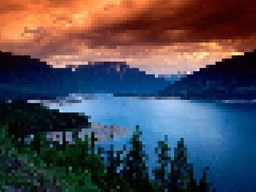
#> input picture images/pixel_landscape.jpg, 256 x 192 px, shrunk from 1600 x 1200 before the run
$ python color_transform.py
#> lines starting #> are read from the running program, lines starting #| are printed output that depends on the picture
from PIL import Image
import numpy as np


# --------------------------------------------------------------------------------

# takes a rows x cols matrix (ar) and prints it
def printMatrix(rows,cols,ar):
    print("-------------------------")
    print("rows = "+str(rows))
    print("cols = "+str(cols))

    for x in range(rows):
        for y in range(cols):
            print(ar[x][y],end="\t")
        print("\n")
    print("-------------------------")

# --------------------------------------------------------------------------------

# takes a rows x cols matrix (ar) and prints it
def printTupleMatrix(rows,cols,ar):
    print("-------------------------")
    print("rows = "+str(rows))
    print("cols = "+str(cols))

    for x in range(rows):
        for y in range(cols):
            print(str(ar[x,y]),end="\t")
        print("\n")
    print("-------------------------")

# --------------------------------------------------------------------------------

# takes a rgb touple matrix and calculates 3 Y, Cb, Cr matrices
def colorConversion(rows,cols,ar):
    print("cols = "+str(cols))
    print("rows = "+str(rows))

    Y = [[0]*cols]*rows # creating a rows x cols matrix for Y
    Cb = [[0]*cols]*rows # creating a rows x cols matrix for Cb
    Cr = [[0]*cols]*rows # creating a rows x cols matrix for Cr

    # iterating over image pixels and printing them
    for x in range(rows):
        for y in range(cols):
            r = ar[x,y][0]
            g = ar[x,y][1]
            b = ar[x,y][2]

            Y[x][y] = int(0.299*r + 0.587*g + 0.114*b + 0  )      # lies in range [0,255]
            Cb[x][y] = int(-0.169*r + -0.331*g + 0.500*b + 128)   # lies in range [0,255]
            Cr[x][y] = int(0.500*r + -0.419*g + -0.081*b + 128)   # lies in range [0,255]

    print("Printing Y matrix : ")
    printMatrix(rows,cols,Y)


# --------------------------------------------------------------------------------

# takes a rgb touple matrix and calculates one rows x cols
# matrix of tuples containing Y,Cb,Cr values
def colorConversion2(rows,cols,ar):
    print("cols = "+str(cols))
    print("rows = "+str(rows))

    # creating a rows x cols tuple matrix initialized by (0,0,0)
    YCbCr = np.full((rows, cols, 3), (0, 0,0))

    # iterating over image pixels and printing them
    for x in range(rows):
        for y in range(cols):
            r = ar[x,y][0]
            g = ar[x,y][1]
            b = ar[x,y][2]

            Y = int(0.299*r + 0.587*g + 0.114*b + 0  )      # lies in range [0,255]
            Cb = int(-0.169*r + -0.331*g + 0.500*b + 128)   # lies in range [0,255]
            Cr = int(0.500*r + -0.419*g + -0.081*b + 128)   # lies in range [0,255]

            YCbCr[x,y][0] = Y
            YCbCr[x,y][1] = Cb
            YCbCr[x,y][2] = Cr


    print("Printing the color Transformed matrix : ")
    printTupleMatrix(rows,cols,YCbCr)


# --------------------------------------------------------------------------------


# loading the image
filename = "../images/pixel_landscape.jpg"
image = Image.open(filename)
#> image is the input picture: PIL image 256x192 RGB; mean R, G, B 74.9, 72.9, 83.9
px = image.load()
[rows,cols] = image.size
#> rows = 256; cols = 192


print("rows = "+str(rows))
#| rows = 256
print("cols = "+str(cols))
#| cols = 192
print(image)
#| <PIL.JpegImagePlugin.JpegImageFile image mode=RGB size=256x192 at 0x7F4C3DA80750>
colorConversion2(rows,cols,px)
#| cols = 192
#| rows = 256
#> after the loop in colorConversion2, `for x in range(rows):`:
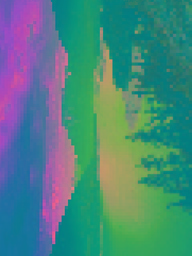
#> YCbCr: shape (256, 192, 3) int64; mean of channels 0, 1, 2 74.2, 132.7, 127.6; drawn as R, G, B
#| rows = 256
#| cols = 192
#> the loop in printTupleMatrix, `for x in range(rows):` made 256 passes
#> (printed output is left out)
